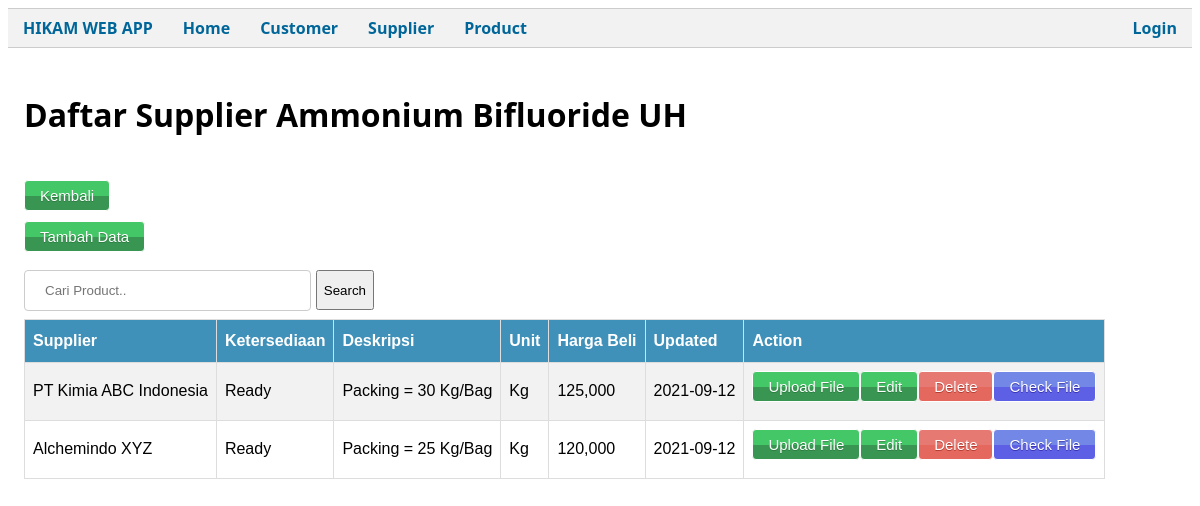
Page /public/InfoProduct/detailSupp/1 on the committed database.
### tables this page shows
CREATE TABLE `product` (
  `product_id` int(11) NOT NULL,
  `product_name` varchar(255) NOT NULL,
  `product_sell_price` decimal(10,0) DEFAULT NULL,
  `unit` varchar(25) DEFAULT NULL,
  `product_desc` varchar(255) NOT NULL,
  `product_updated` timestamp NOT NULL DEFAULT current_timestamp() ON UPDATE current_timestamp(),
  `product_quantity` int(11) DEFAULT NULL
);

CREATE TABLE `infoproduct` (
  `infoproduct_id` int(4) NOT NULL,
  `product_id` int(4) NOT NULL,
  `product_avb` varchar(25) NOT NULL,
  `product_desc` varchar(255) NOT NULL,
  `unit` varchar(255) NOT NULL,
  `supplier_name` varchar(25) NOT NULL,
  `product_price` int(20) NOT NULL,
  `product_updated` timestamp NOT NULL DEFAULT current_timestamp() ON UPDATE current_timestamp()
);

### app/core/Controller.php (called while the page is built, shortened)
<?php
class Controller
{
    public function view($view, $data = [])
    {
        require_once('../app/views/' . $view . '.php');
    }
    public function model($model)
    {
        return new $model;
    }
}

### app/core/App.php (called while the page is built, shortened)
<?php
class App
{
    protected $method = 'index';
    protected $params = [];
    public function __construct()
    {
        $url = $this->parseURL();
        if (isset($url[0])) {
            if (file_exists('../app/controllers/' . $url[0] . '.php')) {
                unset($url[0]);
            }
        }
        $this->controller = new $this->controller;
        if (isset($url[1])) {
            if (method_exists($this->controller, $url[1])) {
                $this->method = $url[1];
                unset($url[1]);
            }
        }
        if (!empty($url)) {
            $this->params = array_values($url);
        }
        call_user_func_array([$this->controller, $this->method], $this->params);
    }
    public function parseURL()
    {
        if (isset($_GET['url'])) {
            $url = rtrim($_GET['url'], '/');
            $url = filter_var($url, FILTER_SANITIZE_URL);
            $url = explode('/', $url);
            return $url;
        }
    }
}

### public/index.php (called while the page is built, shortened)
<?php
$app = new App;

### app/core/Database.php (called while the page is built, shortened)
<?php
class Database
{
    private $host = DB_HOST;
    private $db_name = DB_NAME;
    private $user = DB_USER;
    private $pass = DB_PASS;
    private $dbh;
    private $stmt;
    public function __construct()
    {
        $dsn =  'mysql:host=' . $this->host . ';dbname=' . $this->db_name;
        $option = [
            PDO::ATTR_PERSISTENT => true,
            PDO::ATTR_ERRMODE => PDO::ERRMODE_EXCEPTION
        ];
        try {
            $this->dbh = new PDO($dsn, $this->user, $this->pass, $option);
        } catch (PDOException $e) {
            die($e->getMessage());
        }
    }
    public function query($query)
    {
        $this->stmt = $this->dbh->prepare($query);
    }
    public function bind($param, $value, $type = null)
    {
        if (is_null($type)) {
            switch (true) {
                default:
                    $type = PDO::PARAM_STR;
            }
        }
        $this->stmt->bindValue($param, $value, $type);
    }
    public function execute()
    {
        $this->stmt->execute();
    }
    public function resultSet()
    {
        $this->execute();
        return $this->stmt->fetchAll(PDO::FETCH_ASSOC);
    }
}

### app/models/InfoProduct_model.php (called while the page is built, shortened)
<?php
class InfoProduct_model
{
    private $db;
    public function __construct()
    {
        $this->db = new Database;
    }
    public function getAllProductSupp($product_id)
    {
        $this->db->query('SELECT
        infoproduct_id,
        product.product_id AS product_id,
        product.product_name AS product_name,
        product_avb,
        infoproduct.product_desc AS product_desc,
        infoproduct.unit AS unit,
        supplier_name,
        product_price,
        DATE(infoproduct.product_updated) AS product_updated
        FROM infoproduct
            INNER JOIN product on product.product_id = infoproduct.product_id
                WHERE infoproduct.product_id =:product_id');
        $this->db->bind('product_id', $product_id);
        return $this->db->resultSet();
    }
}

### app/views/infoproduct/index.php (the view, shortened to what this page needs)
<div class="container">
    <div>
        <br>
        <h1>Daftar Supplier <?= $data['inprod'][0]['product_name']; ?></h1>
        <br>
        <a href="<?= BASEURL; ?>/Product" class="editButton">Kembali</a> <br>
        <a class="editButton" href="<?= BASEURL; ?>/InfoProduct/addPage/ <?= $data['inprod'][0]['product_id']; ?>">Tambah Data </a>
        <form action="<?= BASEURL; ?>/Product/cari" style="max-width:350px;display:flex;justify-content:center;align-items:center;" method="post">
            <input type="text" placeholder="Cari Product.." name="keyword" id="keyword" autocomplete="off">
            <button type="submit" style="max-width:100px;height:40px;margin-left:5px" id="tombolCari">Search</button>
        </form>
        <table id="tabledetail">
            <tr>
                <th>Supplier</th>
                <th>Ketersediaan</th>
                <th>Deskripsi</th>
                <th>Unit</th>
                <th>Harga Beli</th>
                <th>Updated</th>
                <th>Action</th>
            </tr>
            <?php foreach ($data['inprod'] as $inprod) : ?>
                <tr>
                    <td>
                        <?= $inprod['supplier_name']; ?>
                    </td>
                    <td>
                        <?= $inprod['product_avb']; ?>
                    </td>
                    <td>
                        <?= $inprod['product_desc']; ?>
                    </td>
                    <td>
                        <?= $inprod['unit']; ?>
                    </td>
                    <td>
                        <?= number_format($inprod['product_price']); ?>
                    </td>
                    <td>
                        <?= $inprod['product_updated']; ?>
                    </td>
                    <td>
                        <label class="editButton">
                            Upload File
                        </label>
                        <a href="#" class="detailButton" style="float:right;margin-left: 0px;">Check File</a>
                        <a href="<?= BASEURL; ?>/InfoProduct/hapus/<?= $inprod['infoproduct_id']; ?>" class="redButton" style="float:right" onclick="return confirm('Anda yakin akan hapus data ini?')">Delete</a>
                        <a href="<?= BASEURL; ?>/InfoProduct/editPage/<?= $inprod['infoproduct_id']; ?>" class="editButton" style="float:right">Edit</a>
                    </td>
                </tr>
            <?php endforeach; ?>
        </table>
    </div>

### public/css/style.css (style rules this page uses)
body { font-family: "Segoe UI", Tahoma, Geneva, Verdana, sans-serif; background-color: #fff; }
.container { padding: 2px 16px; content: ""; display: table; clear: both; }
#tabledetail { font-family: Arial, Helvetica, sans-serif; border-collapse: collapse; width: 100%; }
#tabledetail td, #tabledetail th { border: 1px solid #ddd; padding: 8px; }
#tabledetail tr:nth-child(even) { background-color: #f2f2f2; }
#tabledetail th { padding-top: 12px; padding-bottom: 12px; text-align: left; background-color: rgb(64, 145, 185); color: white; }
.detailButton { margin-left: 20px; box-shadow: inset 0px 39px 0px -24px #7388e6; background-color: #5d5fe4; border-radius: 4px; border: 1px solid #ffffff; display: inline-block; cursor: pointer; color: #ffffff; font-family: Arial; font-size: 15px; padding: 6px 15px; text-decoration: none; text-shadow: 0px 1px 0px #3735b2; }
.redButton { box-shadow: inset 0px 39px 0px -24px #e67a73; background-color: #e4685d; border-radius: 4px; border: 1px solid #ffffff; display: inline-block; cursor: pointer; color: #ffffff; font-family: Arial; font-size: 15px; padding: 6px 15px; text-decoration: none; text-shadow: 0px 1px 0px #b23e35; }
.editButton { margin-bottom: 10px; box-shadow: inset 0px 39px 0px -24px #44c767; background-color: #399652; border-radius: 4px; border: 1px solid #ffffff; display: inline-block; cursor: pointer; color: #ffffff; font-family: Arial; font-size: 15px; padding: 6px 15px; text-decoration: none; text-shadow: 0px 1px 0px #2d7e42; }
input[type="text"], select { width: 100%; padding: 12px 20px; margin: 8px 0; display: inline-block; border: 1px solid #ccc; border-radius: 4px; box-sizing: border-box; }

### rows in the picture
product: product_name "Ammonium Bifluoride UH"
infoproduct: supplier_name "PT Kimia ABC Indonesia", product_avb "Ready", product_desc "Packing = 30 Kg/Bag", unit "Kg", product_price "125,000", product_updated "2021-09-12"
infoproduct: supplier_name "Alchemindo XYZ", product_avb "Ready", product_desc "Packing = 25 Kg/Bag", unit "Kg", product_price "120,000", product_updated "2021-09-12"
